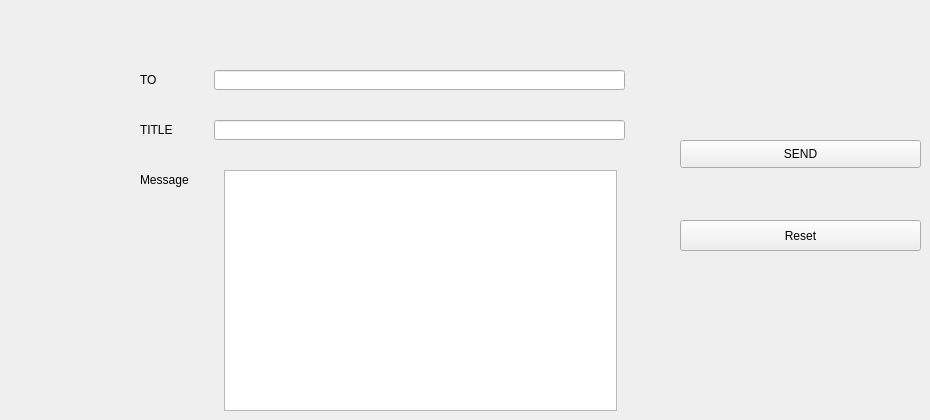
          <widget class="QWidget" name="tab_2">
           <attribute name="title">
            <string>notification</string>
           </attribute>
           <widget class="QLineEdit" name="subject">
            <property name="geometry">
             <rect>
              <x>214</x>
              <y>120</y>
              <width>411</width>
              <height>20</height>
             </rect>
            </property>
           </widget>
           <widget class="QPushButton" name="reset_3">
            <property name="geometry">
             <rect>
              <x>680</x>
              <y>220</y>
              <width>241</width>
              <height>31</height>
             </rect>
            </property>
            <property name="styleSheet">
             <string notr="true"/>
            </property>
            <property name="text">
             <string>Reset</string>
            </property>
            <property name="icon">
             <iconset resource="img.qrc">
              <normaloff>:/reset.png</normaloff>:/reset.png</iconset>
            </property>
            <property name="iconSize">
             <size>
              <width>25</width>
              <height>30</height>
             </size>
            </property>
           </widget>
           <widget class="QLineEdit" name="rcpt">
            <property name="geometry">
             <rect>
              <x>214</x>
              <y>70</y>
              <width>411</width>
              <height>20</height>
             </rect>
            </property>
           </widget>
           <widget class="QLabel" name="label">
            <property name="geometry">
             <rect>
              <x>140</x>
              <y>70</y>
              <width>61</width>
              <height>20</height>
             </rect>
            </property>
            <property name="text">
             <string>TO</string>
            </property>
           </widget>
           <widget class="QLabel" name="label_8">
            <property name="geometry">
             <rect>
              <x>140</x>
              <y>170</y>
              <width>61</width>
              <height>20</height>
             </rect>
            </property>
            <property name="text">
             <string>Message</string>
            </property>
           </widget>
           <widget class="QPushButton" name="send_mail">
            <property name="geometry">
             <rect>
              <x>680</x>
              <y>140</y>
              <width>241</width>
              <height>28</height>
             </rect>
            </property>
            <property name="styleSheet">
             <string notr="true"/>
            </property>
            <property name="text">
             <string>SEND</string>
            </property>
            <property name="icon">
             <iconset resource="img.qrc">
              <normaloff>:/send.png</normaloff>:/send.png</iconset>
            </property>
            <property name="iconSize">
             <size>
              <width>30</width>
              <height>16</height>
             </size>
            </property>
           </widget>
           <widget class="QPlainTextEdit" name="msg">
            <property name="geometry">
             <rect>
              <x>224</x>
              <y>170</y>
              <width>393</width>
              <height>241</height>
             </rect>
            </property>
            <property name="styleSheet">
             <string notr="true">QLineEdit {
padding: 1px;
border-style: solid;
border: 2px solid gray;
border-radius: 8px;
background-color: rgb(255, 255, 255);
border:2px solid #000;
}</string>
            </property>
           </widget>
           <widget class="QLabel" name="label_2">
            <property name="geometry">
             <rect>
              <x>140</x>
              <y>120</y>
              <width>61</width>
              <height>20</height>
             </rect>
            </property>
            <property name="text">
             <string>TITLE</string>
            </property>
           </widget>
          </widget>
